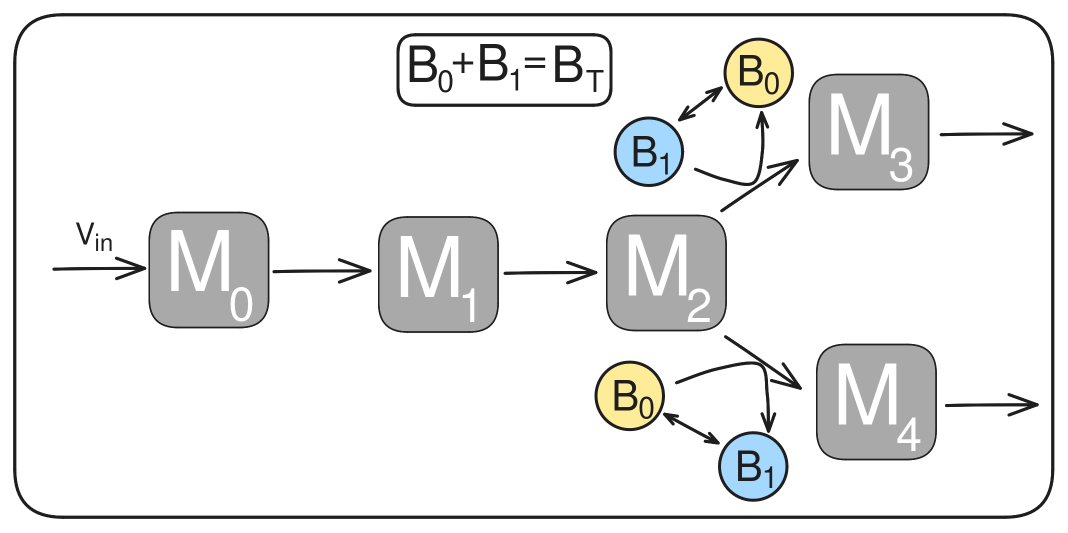
#> input picture Figures 3, S3, S4, S5/plotdata/fig3_symm.png, 2136 x 1065 px (shown at 1/2 size)
$ python Figure_S3.py
#> lines starting #> are read from the running program, lines starting #| are printed output that depends on the picture
### Figure S2/simulation_functions/make_figure_data.py
#!/usr/bin/env python3
# -*- coding: utf-8 -*-
"""
Created on Thu Mar 14 12:49:32 2024

@author: robert
"""

import numpy as np

import matplotlib.pyplot as plt

import make_odes as mp
import time_series_plots as ts
import matplotlib.pylab as pylab

params = {'legend.fontsize': 'x-large',
          'figure.figsize': (12, 9),
         'axes.labelsize': 'x-large',
         'axes.titlesize':'x-large',
         'xtick.labelsize':'x-large',
         'ytick.labelsize':'x-large'}
pylab.rcParams.update(params)


def get_fluxfractions(lengthparams=[3,2,2],B_position_params=([0,0,0],[0,0,0],[1,0],[1,0]),
            params_global=[1.,1.,1.,1.],params_B=[0.1,1.,1.,1.,10.],
            params_branch=[1.,1.,1.,1.,
                           1.,1.,1.,1.],
            params_inout=[0.1,1.,1.],
            bsynthdeg=[10**-2,10**-2,10**-2],
            reversible=False,Tmax=1000,tpts=100):

    result,time_points,odefunc,params = mp.make_time_series(lengthparams,B_position_params,
            params_global,params_B,
            params_branch,
            params_inout,
            bsynthdeg,
            reversible,Tmax,tpts)

    isbuildup=mp.check_buildup(result,odefunc,params,reversible)

    flux_top,flux_bottom,bfrac,brat=mp.get_branch_fluxes(result,odefunc,params,lengthparams,B_position_params,reversible)
    fluxfrac=flux_bottom/(flux_top+flux_bottom)
    flux_rat=flux_bottom/flux_top

    return isbuildup, fluxfrac, bfrac, flux_rat,brat

# [27 lines left out: function get_fluxfractions_pinit, not called in this run]

### Figures 3, S3, S4, S5/plotdata/Figure_S3.py
#!/usr/bin/env python3
# -*- coding: utf-8 -*-
"""
Created on Mon Jun  9 16:10:43 2025

@author: robert
"""


# import os
import sys
# [5 lines of commented-out code are left out]

sys.path.append('../simulation_functions')
sys.path.append('../data')

import numpy as np

import matplotlib.pyplot as plt

# import make_odes as mp
# import time_series_plots as ts
import matplotlib.pylab as pylab
import make_figure_data as mfd
import matplotlib.image as img
import matplotlib as mpl


savefig=0               # change to 1 to save generated figure
num_kin=201
# num_kin=51
# mfd.FIGURE2_2_ff_vs_kin_vary24()

cmapuse='RdBu'


params = {'legend.fontsize': 30,
          'figure.figsize': (12, 9),
          'axes.labelsize': 40,
          'axes.titlesize': 40,
          'xtick.labelsize':30,
          'ytick.labelsize':30}
pylab.rcParams.update(params)
mpl.rc('text', usetex = True)

# Btot_vals=[10**-1,10**-2,10**1]
# VMB_vals=[10**-1,10**1.5,10**-1]
# Btot_vals=[10**-1,10**-1,10**1]
Btot_vals=[10**-2,10**-2,10**-1]
VMB_vals=[10**-1,10**1,10**-1]


Btot_vals2=[10**0,10**0,10**1]
VMB_vals2=[10**-2,10**-1,10**-2]

KeqB_val=1.
CKcat_top_val=0.1
CKcat_bottom_val=1.
cols=['k','r','b']


plt.figure()

ax1=plt.axes([0.1,0.05,0.5,0.5])
inset1=plt.axes([0.1025,0.345,0.23,0.25])

motifnone=img.imread('fig3_symm.png')
#> motifnone is the input picture: shape (1065, 2136, 4) float32; mean R, G, B, A 0.102, 0.104, 0.102, 0.179
plt.imshow(motifnone)
ax1.text(10**-6,0.85,'$\\rm A$', fontsize=40)
plt.axis('off')


#############################


ax2=plt.axes([0.75,0.05,0.5,0.5])
inset2=plt.axes([0.7525,0.345,0.23,0.25])

motifnone=img.imread('fig3_symm_upstream.png')
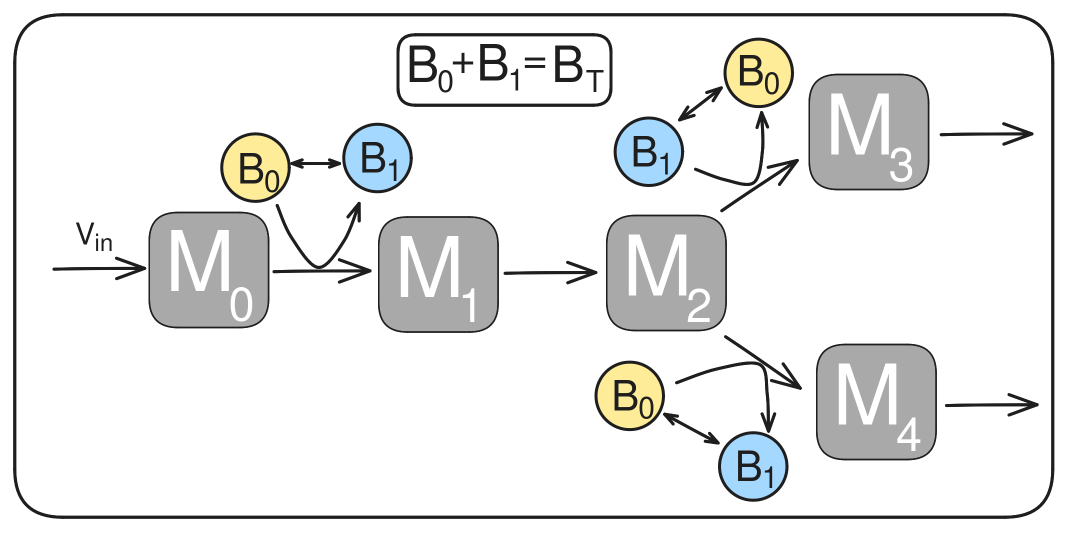
#> input picture Figures 3, S3, S4, S5/plotdata/fig3_symm_upstream.png, 2136 x 1065 px (shown at 1/2 size)
#> motifnone is the input picture: shape (1065, 2136, 4) float32; mean R, G, B, A 0.111, 0.113, 0.111, 0.195
plt.imshow(motifnone)
ax2.text(10**-6,0.85,'$\\rm B$', fontsize=40)
plt.axis('off')

#############################


ax3=plt.axes([0.1,-0.55,0.5,0.5])
# inset3=plt.axes([0.105,-0.5,0.23,0.25])
inset3=plt.axes([0.105,-0.26,0.23,0.25])

motifnone=img.imread('fig3_minimal.png')
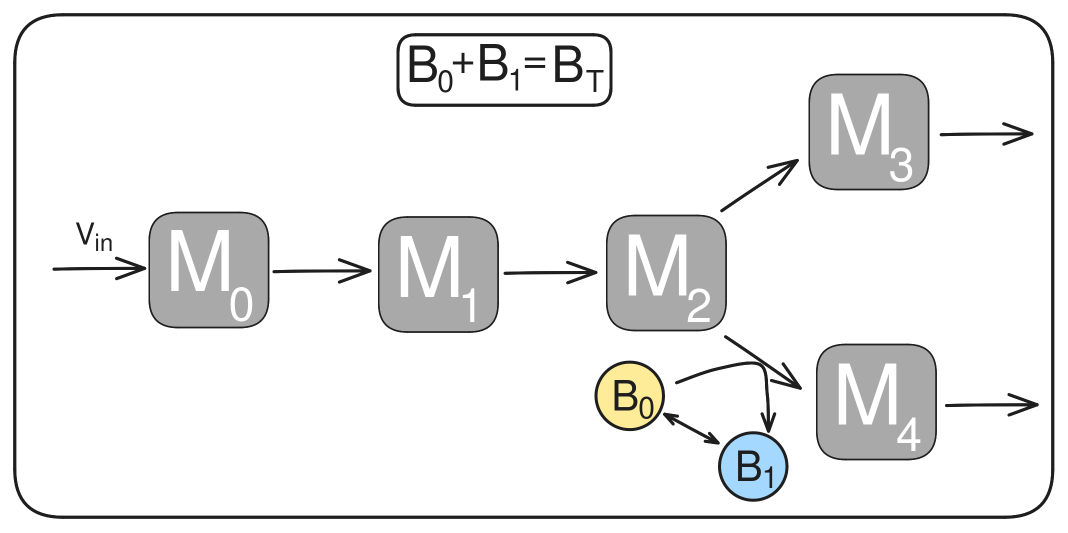
#> input picture Figures 3, S3, S4, S5/plotdata/fig3_minimal.png, 2136 x 1065 px (shown at 1/2 size)
#> motifnone is the input picture: shape (1065, 2136, 4) float32; mean R, G, B, A 0.0937, 0.0944, 0.0935, 0.164
plt.imshow(motifnone)
ax3.text(10**-6,0.85,'$\\rm C$', fontsize=40)
plt.axis('off')

#############################


ax4=plt.axes([0.75,-0.55,0.5,0.5])
inset4=plt.axes([0.755,-0.26,0.23,0.25])

motifnone=img.imread('fig3_minimal_upstream.png')
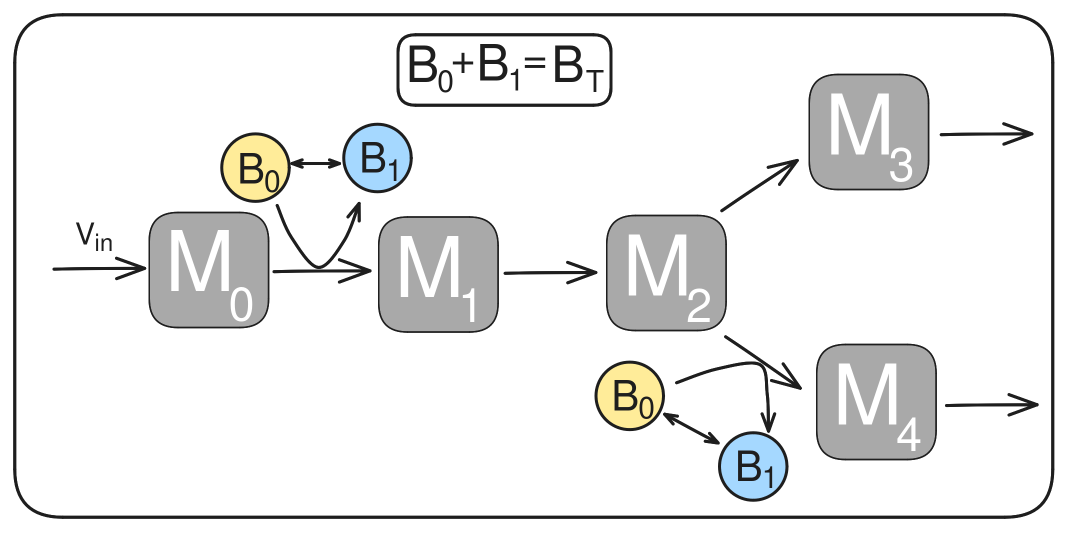
#> input picture Figures 3, S3, S4, S5/plotdata/fig3_minimal_upstream.png, 2136 x 1065 px (shown at 1/2 size)
#> motifnone is the input picture: shape (1065, 2136, 4) float32; mean R, G, B, A 0.102, 0.104, 0.102, 0.179
plt.imshow(motifnone)
ax4.text(10**-6,0.85,'$\\rm D$', fontsize=40)
plt.axis('off')


xvar='Btot'
yvar='CKcatB'

# KeqB_val=1.


reversible=False


CKcat=1.
Ks=1.
Kp=1.
Keq=1.               # params_global
KsB=1.
KpB=1.                             # params_b unchanging
Ks_top=1.
Kp_top=1.
Ks_bottom=1.
Kp_bottom=1.                # params_branch unchanging
kout_top=1.
kout_bottom=1.

kin_min=-5
kin_max=0
# num_kin=41

Tmax=100000
tpts=10000

titlefontsize=20
rev=False
####### these dont change in the irrev case
Keq_top=1.
Keq_bottom=1.

kinvals=np.logspace(kin_min,kin_max,num_kin)

lengthparams=[2,1,1]
B_position_params=([0,0],[0,0],[1],[1])

for idb,Btot in enumerate(Btot_vals):
    VMB=VMB_vals[idb]
    col=cols[idb]
    print(Btot,VMB,col)
    ff_vec=np.zeros(np.size(kinvals))
    ff_vec[:]=np.nan
    for i in range(len(kinvals)):
        kin=kinvals[i]

#> (the run stopped early here; a loop or call above may not have finished)
